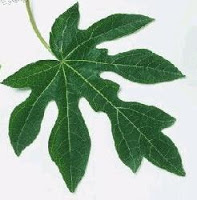
#> input picture daun.jpg, 197 x 200 px
$ jupyter execute 'UAS_Muhamad Yogi_171011402348.ipynb'
#> lines starting #> are read from the running program, lines starting #| are printed output that depends on the picture; after the words box and inside, x2 and y2 are one past the last pixel; in counts of white or black regions, pixels touching at a corner belong together
[cell 1]
import cv2
import skimage
import matplotlib.pyplot as plt

[cell 2]
image = cv2.imread('./daun.jpg',cv2.IMREAD_GRAYSCALE)
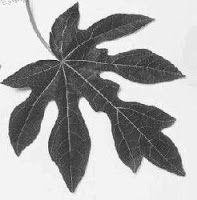
#> image: shape (200, 197); min 17, max 255, mean 170.6

[cell 3]
ret,threshold_image = cv2.threshold(image,200,255,cv2.THRESH_BINARY_INV)
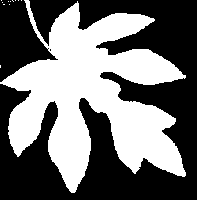
#> threshold_image: shape (200, 197); 44.4% white; 12 white regions (11 under 20 px), largest, box (x1, y1, x2, y2) and area: (0, 0, 186, 193) 17479
plt.imshow(threshold_image, cmap='gray')

[cell 4]
from skimage.morphology import thin

thin_daun = thin(threshold_image)
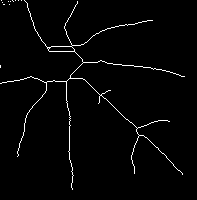
#> thin_daun: shape (200, 197) bool; 2.1% white in thin lines or dots, all inside (x1, y1, x2, y2) = (0, 0, 185, 190)
plt.imshow(thin_daun, cmap='gray')
